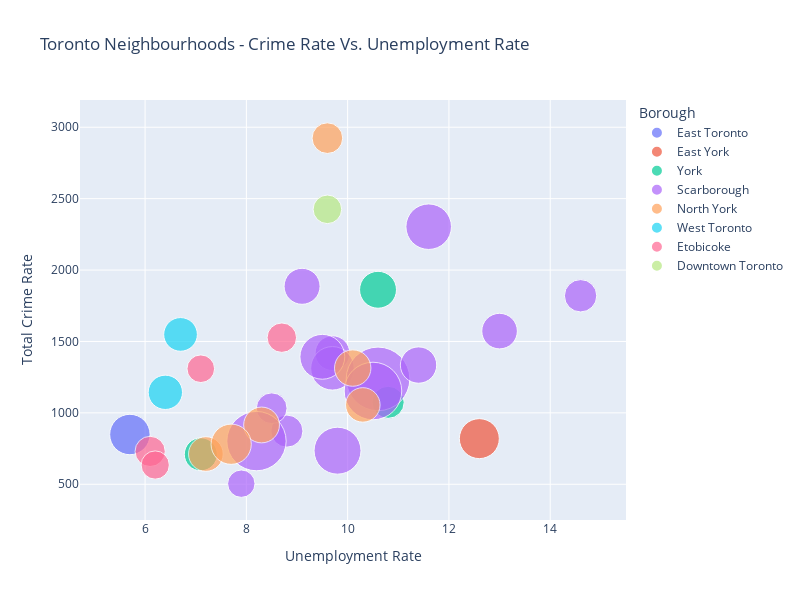

This figure's notebook cell:
### Code cell
bubble_chart = px.scatter(bubble_data,              # Dataframe
                        x="Unemployment Rate",      # Column name for x-values
                        y="Total Crime Rate",       # Column name for y-values
                        size="Population",          # column name for size of bubble
                        color="Borough",            # Column name for Legend
                        hover_data=({
                        'Unemployment Rate': ':.2f', # Set the no. of decimal places
                        'Total Crime Rate': ':.2f',
                        'Population': ':.2f'}),
                        hover_name="Neighbourhood",
                        size_max=45,                 # maximum bubble size
                        title='Toronto Neighbourhoods - Crime Rate Vs. Unemployment Rate')

bubble_chart.update_layout(width=800, height=600,)
bubble_chart.show()

### Figure 1 — Plotly figure (JSON) as saved in the notebook; plotly's stock layout.template omitted (floating-point values rounded to 4 significant figures)
{"data": [{"customdata": [[21567]], "hovertemplate": "<b>%{hovertext}</b><br><br>Borough=East Toronto<br>Unemployment Rate=%{x:.2f}<br>Total Crime Rate=%{y:.2f}<br>Population=%{customdata[0]:.2f}<extra></extra>", "hovertext": ["The Beaches"], "legendgroup": "East Toronto", "marker": {"color": "#636efa", "size": [21567], "sizemode": "area", "sizeref": 26.41, "symbol": "circle"}, "mode": "markers", "name": "East Toronto", "orientation": "v", "showlegend": true, "type": "scatter", "x": [5.7], "xaxis": "x", "y": [848.5], "yaxis": "y"}, {"customdata": [[21108]], "hovertemplate": "<b>%{hovertext}</b><br><br>Borough=East York<br>Unemployment Rate=%{x:.2f}<br>Total Crime Rate=%{y:.2f}<br>Population=%{customdata[0]:.2f}<extra></extra>", "hovertext": ["Thorncliffe Park"], "legendgroup": "East York", "marker": {"color": "#EF553B", "size": [21108], "sizemode": "area", "sizeref": 26.41, "symbol": "circle"}, "mode": "markers", "name": "East York", "orientation": "v", "showlegend": true, "type": "scatter", "x": [12.6], "xaxis": "x", "y": [819.6], "yaxis": "y"}, {"customdata": [[14365], [13593], [17992]], "hovertemplate": "<b>%{hovertext}</b><br><br>Borough=York<br>Unemployment Rate=%{x:.2f}<br>Total Crime Rate=%{y:.2f}<br>Population=%{customdata[0]:.2f}<extra></extra>", "hovertext": ["Humewood-Cedarvale", "Mount Dennis", "Weston"], "legendgroup": "York", "marker": {"color": "#00cc96", "size": [14365, 13593, 17992], "sizemode": "area", "sizeref": 26.41, "symbol": "circle"}, "mode": "markers", "name": "York", "orientation": "v", "showlegend": true, "type": "scatter", "x": [7.1, 10.8, 10.6], "xaxis": "x", "y": [710, 1074, 1862.0], "yaxis": "y"}, {"customdata": [[16724], [15935], [13641], [9917], [27392], [17123], [25003], [12494], [13845], [29113], [46496], [53485], [43794], [17455], [26572]], "hovertemplate": "<b>%{hovertext}</b><br><br>Borough=Scarborough<br>Unemployment Rate=%{x:.2f}<br>Total Crime Rate=%{y:.2f}<br>Population=%{customdata[0]:.2f}<extra></extra>", "hovertext": ["Scarborough Village", "Cliffcrest", "Ionview", "Guildwood", "West Hill", "Kennedy Park", "Dorset Park", "Highland Creek", "Oakridge", "Agincourt North", "Rouge", "Woburn", "Malvern", "Morningside", "Milliken"], "legendgroup": "Scarborough", "marker": {"color": "#ab63fa", "size": [16724, 15935, 13641, 9917, 27392, 17123, 25003, 12494, 13845, 29113, 46496, 53485, 43794, 17455, 26572], "sizemode": "area", "sizeref": 26.41, "symbol": "circle"}, "mode": "markers", "name": "Scarborough", "orientation": "v", "showlegend": true, "type": "scatter", "x": [13, 9.7, 8.8, 7.9, 11.6, 9.1, 9.7, 8.5, 14.6, 9.8, 8.2, 10.6, 10.5, 11.4, 9.5], "xaxis": "x", "y": [1573.0, 1418.0, 872.3, 504.2, 2304.0, 1886.0, 1312.0, 1032.0, 1820.0, 735.2, 802.2, 1238.0, 1153.0, 1335.0, 1393.0], "yaxis": "y"}, {"customdata": [[12416], [17510], [15723], [16934], [15873], [21396]], "hovertemplate": "<b>%{hovertext}</b><br><br>Borough=North York<br>Unemployment Rate=%{x:.2f}<br>Total Crime Rate=%{y:.2f}<br>Population=%{customdata[0]:.2f}<extra></extra>", "hovertext": ["Humber Summit", "Victoria Village", "Henry Farm", "Hillcrest Village", "Bathurst Manor", "Bayview Village"], "legendgroup": "North York", "marker": {"color": "#FFA15A", "size": [12416, 17510, 15723, 16934, 15873, 21396], "sizemode": "area", "sizeref": 26.41, "symbol": "circle"}, "mode": "markers", "name": "North York", "orientation": "v", "showlegend": true, "type": "scatter", "x": [9.6, 10.1, 10.3, 8.3, 7.2, 7.7], "xaxis": "x", "y": [2924.0, 1314.0, 1056.0, 915.3, 711.9, 780.5], "yaxis": "y"}, {"customdata": [[14974], [15559]], "hovertemplate": "<b>%{hovertext}</b><br><br>Borough=West Toronto<br>Unemployment Rate=%{x:.2f}<br>Total Crime Rate=%{y:.2f}<br>Population=%{customdata[0]:.2f}<extra></extra>", "hovertext": ["Roncesvalles", "Little Portugal"], "legendgroup": "West Toronto", "marker": {"color": "#19d3f3", "size": [14974, 15559], "sizemode": "area", "sizeref": 26.41, "symbol": "circle"}, "mode": "markers", "name": "West Toronto", "orientation": "v", "showlegend": true, "type": "scatter", "x": [6.7, 6.4], "xaxis": "x", "y": [1549.0, 1144], "yaxis": "y"}, {"customdata": [[12054], [11463], [10084], [10554]], "hovertemplate": "<b>%{hovertext}</b><br><br>Borough=Etobicoke<br>Unemployment Rate=%{x:.2f}<br>Total Crime Rate=%{y:.2f}<br>Population=%{customdata[0]:.2f}<extra></extra>", "hovertext": ["Alderwood", "New Toronto", "Long Branch", "Markland Wood"], "legendgroup": "Etobicoke", "marker": {"color": "#FF6692", "size": [12054, 11463, 10084, 10554], "sizemode": "area", "sizeref": 26.41, "symbol": "circle"}, "mode": "markers", "name": "Etobicoke", "orientation": "v", "showlegend": true, "type": "scatter", "x": [6.1, 8.7, 7.1, 6.2], "xaxis": "x", "y": [730.1, 1527.0, 1309, 634.9], "yaxis": "y"}, {"customdata": [[10803]], "hovertemplate": "<b>%{hovertext}</b><br><br>Borough=Downtown Toronto<br>Unemployment Rate=%{x:.2f}<br>Total Crime Rate=%{y:.2f}<br>Population=%{customdata[0]:.2f}<extra></extra>", "hovertext": ["Regent Park"], "legendgroup": "Downtown Toronto", "marker": {"color": "#B6E880", "size": [10803], "sizemode": "area", "sizeref": 26.41, "symbol": "circle"}, "mode": "markers", "name": "Downtown Toronto", "orientation": "v", "showlegend": true, "type": "scatter", "x": [9.6], "xaxis": "x", "y": [2425.0], "yaxis": "y"}], "layout": {"height": 600, "legend": {"itemsizing": "constant", "title": {"text": "Borough"}, "tracegroupgap": 0}, "title": {"text": "Toronto Neighbourhoods - Crime Rate Vs. Unemployment Rate"}, "width": 800, "xaxis": {"anchor": "y", "domain": [0, 1], "title": {"text": "Unemployment Rate"}}, "yaxis": {"anchor": "x", "domain": [0, 1], "title": {"text": "Total Crime Rate"}}}}
